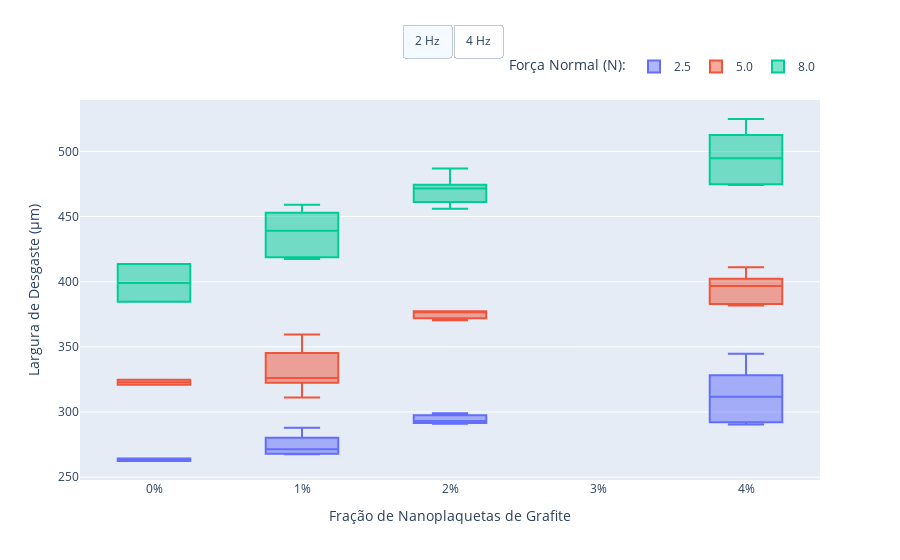

Source (notebook cell):
### Code cell
fig = go.Figure()

f2 = px.box(df[df['Frequência']==2],
             y='Largura Média',
             x = 'EG',
             color = 'Força Normal',
            )

f4 = px.box(df[df['Frequência']==4],
             y='Largura Média',
             x = 'EG',
             color = 'Força Normal',
            )

for data in f2.data:
    data.visible = True
    fig.add_trace(data)
for data in f4.data:
    data.visible = False
    fig.add_trace(data)

fig.update_layout(xaxis_title = 'Fração de Nanoplaquetas de Grafite',
                  yaxis_title = 'Largura de Desgaste (µm)',
                  xaxis_ticksuffix = '%',
                  yaxis_tickmode = 'linear',
                  yaxis_dtick = 50,
                  yaxis_tick0 = 200,
                  legend = dict(orientation = 'h',
                                y = 1.05,
                                x = 1.0,
                                xanchor= 'right',
                                yanchor= 'bottom',
                                title = dict(text = 'Força Normal (N):')
                               )
                 )

updatemenus=[
       dict(
            type="buttons",
            direction="right",
            active=0,
            x=0.57,
            y=1.2,
            buttons=list([
                dict(label='2 Hz',
                     method="update",
                     args=[{"visible": [True]*3+[False]*3},
                           ]),
                dict(label='4 Hz',
                     method="update",
                     args=[{"visible": [False]*3+[True]*3},
                           ]),

            ]),
        )
    ]
fig.update_layout(updatemenus=updatemenus)

### Figure 1 — Plotly figure (JSON) as saved in the notebook; plotly's stock layout.template omitted (floating-point values rounded to 4 significant figures)
{"data": [{"alignmentgroup": "True", "hovertemplate": "Força Normal=2.5<br>EG=%{x}<br>Largura Média=%{y}<extra></extra>", "legendgroup": "2.5", "marker": {"color": "#636efa"}, "name": "2.5", "notched": false, "offsetgroup": "2.5", "orientation": "v", "showlegend": true, "type": "box", "visible": true, "x": [0, 0, 1, 1, 1, 1, 1, 1, 2, 2, 2, 4, 4, 4, 4, 4, 4], "x0": " ", "xaxis": "x", "y": [264.3, 262.4, 267.6, 274.0, 280.2, 287.9, 268.8, 268.0, 299.0, 293.0, 291.0, 322.8, 328.3, 344.7, 292.1, 290.5, 300.6], "y0": " ", "yaxis": "y"}, {"alignmentgroup": "True", "hovertemplate": "Força Normal=5.0<br>EG=%{x}<br>Largura Média=%{y}<extra></extra>", "legendgroup": "5.0", "marker": {"color": "#EF553B"}, "name": "5.0", "notched": false, "offsetgroup": "5.0", "orientation": "v", "showlegend": true, "type": "box", "visible": true, "x": [0, 0, 1, 1, 1, 1, 1, 2, 2, 2, 4, 4, 4, 4, 4, 4], "x0": " ", "xaxis": "x", "y": [324.8, 321, 326.2, 311.0, 326.2, 359.5, 340.5, 377.4, 370.4, 377.1, 400.2, 393.2, 402.3, 411.1, 382.9, 381.7], "y0": " ", "yaxis": "y"}, {"alignmentgroup": "True", "hovertemplate": "Força Normal=8.0<br>EG=%{x}<br>Largura Média=%{y}<extra></extra>", "legendgroup": "8.0", "marker": {"color": "#00cc96"}, "name": "8.0", "notched": false, "offsetgroup": "8.0", "orientation": "v", "showlegend": true, "type": "box", "visible": true, "x": [0, 0, 1, 1, 1, 1, 1, 1, 2, 2, 2, 2, 2, 2, 4, 4, 4, 4, 4, 4], "x0": " ", "xaxis": "x", "y": [413.5, 384.7, 452.9, 445.3, 459.1, 433.1, 418.7, 417.4, 474.5, 456.0, 486.9, 470.5, 461.1, 472.8, 524.9, 512.6, 502.1, 474.7, 474.3, 487.4], "y0": " ", "yaxis": "y"}, {"alignmentgroup": "True", "hovertemplate": "Força Normal=2.5<br>EG=%{x}<br>Largura Média=%{y}<extra></extra>", "legendgroup": "2.5", "marker": {"color": "#636efa"}, "name": "2.5", "notched": false, "offsetgroup": "2.5", "orientation": "v", "showlegend": true, "type": "box", "visible": false, "x": [0, 0, 1, 1, 2, 2, 2, 4, 4, 4, 4, 4, 4], "x0": " ", "xaxis": "x", "y": [255.1, 241.3, 260.8, 255.7, 279.0, 274.9, 293.8, 289.8, 285.7, 303.4, 292.4, 301.7, 287.3], "y0": " ", "yaxis": "y"}, {"alignmentgroup": "True", "hovertemplate": "Força Normal=5.0<br>EG=%{x}<br>Largura Média=%{y}<extra></extra>", "legendgroup": "5.0", "marker": {"color": "#EF553B"}, "name": "5.0", "notched": false, "offsetgroup": "5.0", "orientation": "v", "showlegend": true, "type": "box", "visible": false, "x": [0, 0, 1, 1, 1, 1, 2, 2, 2, 4, 4, 4, 4, 4, 4], "x0": " ", "xaxis": "x", "y": [329.2, 339.4, 316.0, 345.3, 341.4, 358.4, 372.9, 361.1, 366.1, 381.4, 378.0, 397.5, 372.2, 380.6, 392.0], "y0": " ", "yaxis": "y"}, {"alignmentgroup": "True", "hovertemplate": "Força Normal=8.0<br>EG=%{x}<br>Largura Média=%{y}<extra></extra>", "legendgroup": "8.0", "marker": {"color": "#00cc96"}, "name": "8.0", "notched": false, "offsetgroup": "8.0", "orientation": "v", "showlegend": true, "type": "box", "visible": false, "x": [0, 0, 1, 1, 1, 1, 1, 1, 2, 2, 2, 2, 2, 2, 4, 4, 4, 4, 4, 4], "x0": " ", "xaxis": "x", "y": [389.6, 408, 396.2, 424.1, 416.4, 445.3, 428.8, 447.5, 489.7, 463.8, 471.3, 455.2, 445.2, 459.0, 509.7, 495.8, 484.0, 496.8, 503.4, 488.8], "y0": " ", "yaxis": "y"}], "layout": {"legend": {"orientation": "h", "title": {"text": "Força Normal (N):"}, "x": 1, "xanchor": "right", "y": 1.05, "yanchor": "bottom"}, "updatemenus": [{"active": 0, "buttons": [{"args": [{"visible": [true, true, true, false, false, false]}], "label": "2 Hz", "method": "update"}, {"args": [{"visible": [false, false, false, true, true, true]}], "label": "4 Hz", "method": "update"}], "direction": "right", "type": "buttons", "x": 0.57, "y": 1.2}], "xaxis": {"ticksuffix": "%", "title": {"text": "Fração de Nanoplaquetas de Grafite"}}, "yaxis": {"dtick": 50, "tick0": 200, "tickmode": "linear", "title": {"text": "Largura de Desgaste (µm)"}}}}
